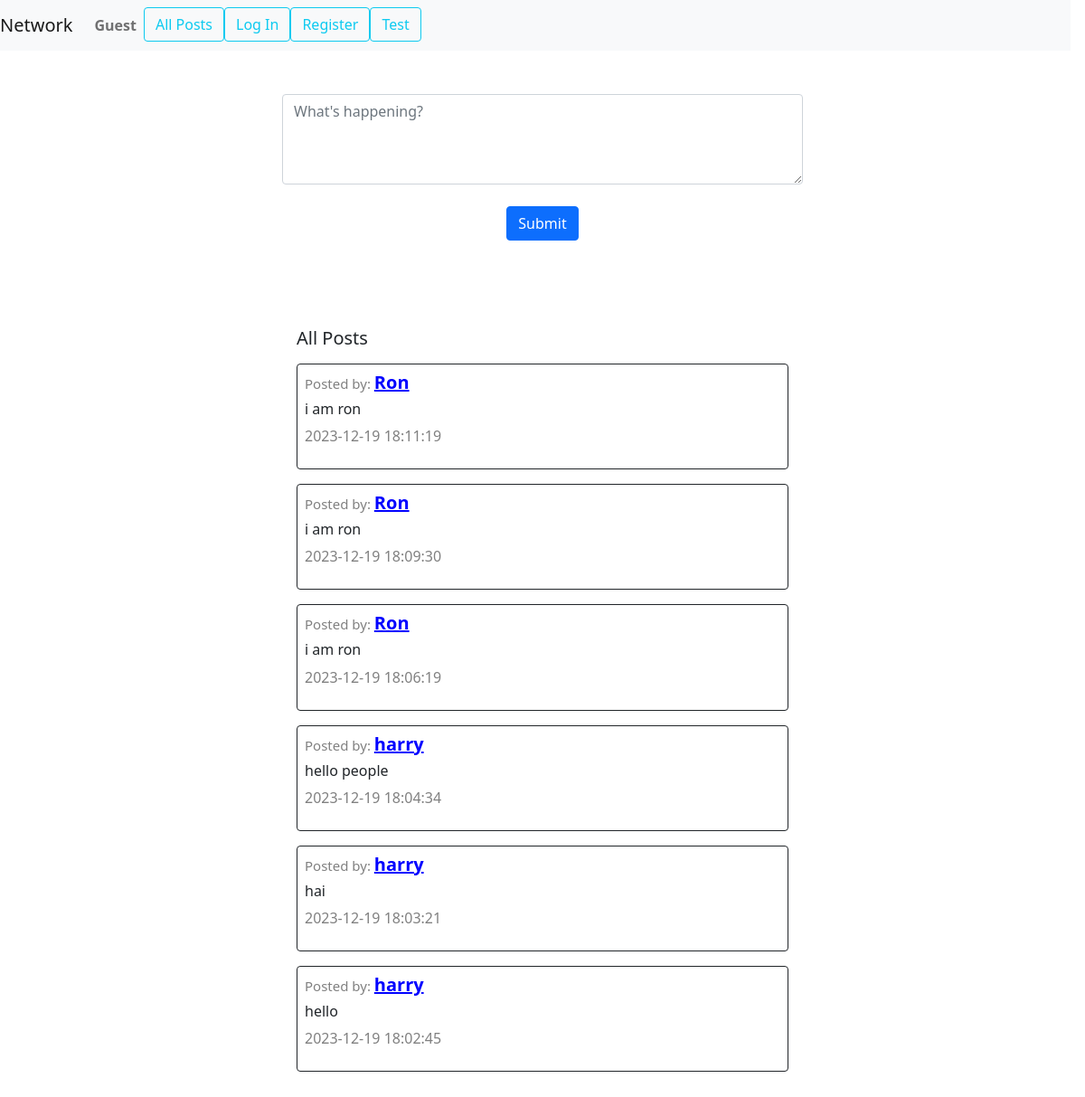
Before: / with the older database file.
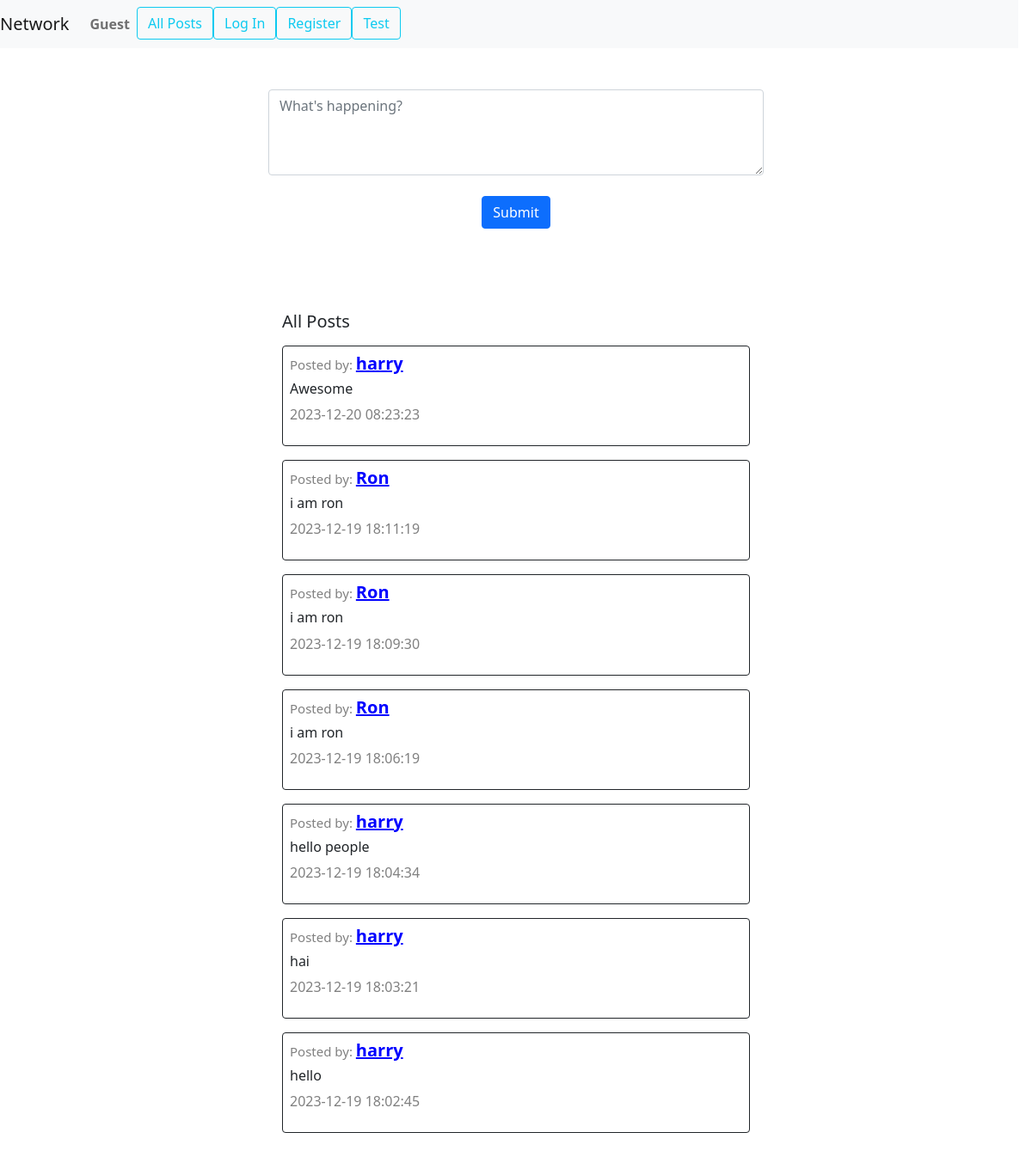
After: the same page with the newer database file.
### app.py (models this page shows, shortened)
class Posts(db.Model):
    __tablename__ = "posts"
    id = db.Column(db.Integer, primary_key=True)
    content = db.Column(db.String(150), nullable=False)
    likes = db.Column(db.Integer, default=0)
    created_at = db.Column(db.DateTime(timezone=True), server_default=db.func.current_timestamp())
    person_id = db.Column(db.Integer, db.ForeignKey('users.id'),nullable=False)

class Users(db.Model):
    __tablename__ = "users"
    id = db.Column(db.Integer, primary_key=True)
    username = db.Column(db.String(80), unique=True, nullable=False)
    hash = db.Column(db.String(200),nullable=False)
    email = db.Column(db.String(120), unique=True, nullable=False)
    first_name=db.Column(db.String(80), nullable=True)
    last_name=db.Column(db.String(80), nullable=True)
    profile_pic_addr=db.Column(db.String(200), nullable=True)
    user_posts=db.relationship('Posts',backref='owner',lazy='dynamic')
    followers = db.relationship('Users',
                                secondary = follow,
                                primaryjoin = (follow.c.following_id == id),
                                secondaryjoin = (follow.c.follower_id == id),
                                backref = 'following'
                                )

### app.py (the view, shortened to what this page needs)
@app.route("/", methods=["GET", "POST"])
def index():
    posts=Posts.query.order_by(Posts.created_at.desc()).all()
    user_id=session.get("user_id")
    if user_id:
        current_user=Users.query.filter_by(id=user_id).first()
    else:
        current_user=None
    return render_template("index.html",posts=posts,current_user=current_user)

### app.py (called while the page is built)
@app.after_request
def after_request(response):
    response.headers["Cache-Control"] = "no-cache, no-store, must-revalidate"
    response.headers["Expires"] = 0
    response.headers["Pragma"] = "no-cache"
    return response

### templates/index.html (shortened to what this page needs)
{% extends "layout.html" %}
{% block body %}
<div >
    <div id="compose-view" class="container-fluid py-5 text-center w-50">
        <form action="/"  method="post">
            <textarea class="form-control" id="compose-body" name="current_post" placeholder="What's happening?" autofocus></textarea>
            <br>
            <input type="submit" id="submit_button" class="btn btn-primary"/>
        </form>
    </div>
    <div id="post-view" class="container-fluid py-5  w-50">
        <h5 class="ms-3">All Posts</h5>
        {% for item in posts%}
        <div class="border border-dark m-3 p-2 rounded">
           <h5><span style='color:grey;font-size:15px;'>Posted by: </span><a style="font-weight: bold;color: blue;" href="/profile/{{item.owner.id}}">{{item.owner.username}}</a></h5>
           <h6 class="mt-2">{{item.content}}</h6>
           <p><span style='color:grey;'>{{item.created_at}}</span></p>
        </div>
        {%endfor%}
    </div>
</div>
{% endblock %}

### templates/layout.html (shortened to what this page needs)
<!DOCTYPE html>
<html lang="en">
	<head>
		<link href='static/styles.css' rel="stylesheet" />
		<link href="https://cdn.jsdelivr.net/npm/bootstrap@5.0.2/dist/css/bootstrap.min.css" rel="stylesheet">
	</head>
	<body>
		<nav class="navbar navbar-expand-lg navbar-light bg-light me-3">
			<a class="navbar-brand" id="network" href="/">Network</a>
			<div>
				<ul class="navbar-nav mr-auto">
					<li class="nav-item">
						{% if current_user %}
						<a class="nav-link" id="username"
							><strong>{{current_user.username}}</strong
							></a
						>
						{%else%}
						<a class="nav-link" id="username"
							><strong>Guest</strong
							></a
						>
						{%endif%}
					</li>
					<li class="nav-item">
						<a class="btn btn-outline-info" href="/" id="allpost">All Posts</a>
					</li>
					{% if current_user %}
					<li class="nav-item">
						<a class="btn btn-outline-info ml-2" id="follow">Following</a>
					</li>
					<li class="nav-item" id="newpost">
						<a class="btn btn-outline-info ml-2" id="newpost">New Post</a>
					</li>
					<li class="nav-item">
						<a class="btn btn-outline-info ml-2" href="/logout"
							>Log Out</a
						>
					</li>
					{%else%}
					<li class="nav-item">
						<a class="btn btn-outline-info ml-2" href="/login"
							>Log In</a
						>
					</li>
					<li class="nav-item">
						<a class="btn btn-outline-info ml-2" href="/register"
							>Register</a
						>
					</li>
					{%endif%}
					<li class="nav-item">
						<a class="btn btn-outline-info ml-2" href="/test"
							>Test</a
						>
					</li>
				</ul>
			</div>
		</nav>
		<div class="body">
			{% block body %}
			{% endblock %}
		</div>
	</body>
</html>

### static/styles.css (style rules this page uses)
#compose-body { height: 100px; }

Changed rows visible on the page:
added Posts: owner.username "harry", content "Awesome", created_at "2023-12-20 08:23:23"
